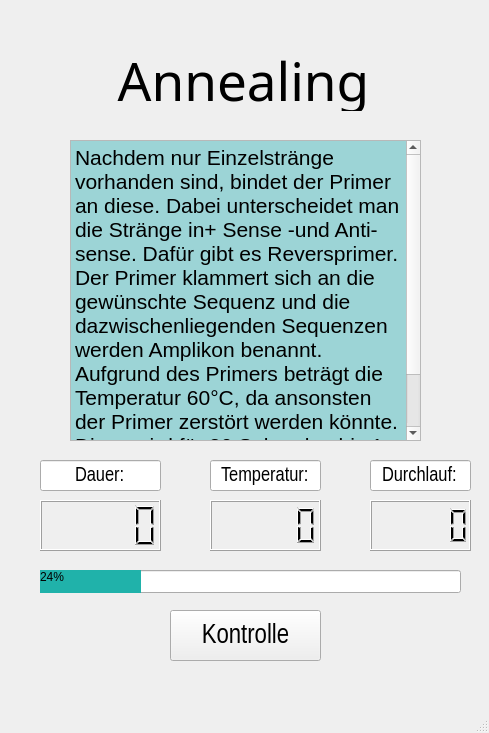
<?xml version="1.0" encoding="UTF-8"?>
<ui version="4.0">
 <class>AblaufWindowAneal</class>
 <widget class="QMainWindow" name="AblaufWindowAneal">
  <property name="geometry">
   <rect>
    <x>0</x>
    <y>0</y>
    <width>489</width>
    <height>733</height>
   </rect>
  </property>
  <property name="windowTitle">
   <string>Annealing</string>
  </property>
  <widget class="QWidget" name="centralwidget">
   <widget class="QTextEdit" name="textEdit">
    <property name="geometry">
     <rect>
      <x>70</x>
      <y>140</y>
      <width>351</width>
      <height>301</height>
     </rect>
    </property>
    <property name="readOnly">
     <bool>true</bool>
    </property>
    <property name="html">
     <string>&lt;!DOCTYPE HTML PUBLIC &quot;-//W3C//DTD HTML 4.0//EN&quot; &quot;http://www.w3.org/TR/REC-html40/strict.dtd&quot;&gt;
&lt;html&gt;&lt;head&gt;&lt;meta name=&quot;qrichtext&quot; content=&quot;1&quot; /&gt;&lt;meta charset=&quot;utf-8&quot; /&gt;&lt;style type=&quot;text/css&quot;&gt;
p, li { white-space: pre-wrap; }
hr { height: 1px; border-width: 0; }
li.unchecked::marker { content: &quot;\2610&quot;; }
li.checked::marker { content: &quot;\2612&quot;; }
&lt;/style&gt;&lt;/head&gt;&lt;body style=&quot; font-family:'Segoe UI'; font-size:9pt; font-weight:400; font-style:normal;&quot; bgcolor=&quot;#9cd4d6&quot;&gt;
&lt;p style=&quot; margin-top:12px; margin-bottom:12px; margin-left:0px; margin-right:0px; -qt-block-indent:0; text-indent:0px;&quot;&gt;&lt;span style=&quot; font-family:'Arial Narrow','sans-serif'; font-size:16pt;&quot;&gt;Nachdem nur Einzelstränge vorhanden sind, bindet der Primer an diese. Dabei unterscheidet man die Stränge in+ Sense -und Anti-sense. Dafür gibt es Reversprimer. Der Primer klammert sich an die gewünschte Sequenz und die dazwischenliegenden Sequenzen werden Amplikon benannt. Aufgrund des Primers beträgt die Temperatur 60°C, da ansonsten der Primer zerstört werden könnte. Diese wird für 30 Sekunden bis 1 Minute gehalten. Ein Strang hat ein 3‘ und ein 5‘ Anfang. &lt;/span&gt;&lt;/p&gt;&lt;/body&gt;&lt;/html&gt;</string>
    </property>
   </widget>
   <widget class="QLabel" name="label">
    <property name="geometry">
     <rect>
      <x>-2</x>
      <y>50</y>
      <width>491</width>
      <height>61</height>
     </rect>
    </property>
    <property name="font">
     <font>
      <family>Tw Cen MT</family>
      <pointsize>40</pointsize>
      <bold>false</bold>
     </font>
    </property>
    <property name="text">
     <string>Annealing</string>
    </property>
    <property name="alignment">
     <set>Qt::AlignCenter</set>
    </property>
   </widget>
   <widget class="QPushButton" name="btn_Kontrolle">
    <property name="geometry">
     <rect>
      <x>170</x>
      <y>610</y>
      <width>151</width>
      <height>51</height>
     </rect>
    </property>
    <property name="font">
     <font>
      <family>Arial Narrow</family>
      <pointsize>20</pointsize>
     </font>
    </property>
    <property name="text">
     <string>Kontrolle</string>
    </property>
   </widget>
   <widget class="QLCDNumber" name="DL_zaehler">
    <property name="geometry">
     <rect>
      <x>370</x>
      <y>500</y>
      <width>101</width>
      <height>51</height>
     </rect>
    </property>
   </widget>
   <widget class="QLineEdit" name="DL_line">
    <property name="geometry">
     <rect>
      <x>370</x>
      <y>460</y>
      <width>101</width>
      <height>31</height>
     </rect>
    </property>
    <property name="font">
     <font>
      <family>Arial Narrow</family>
      <pointsize>15</pointsize>
     </font>
    </property>
    <property name="text">
     <string>Durchlauf:</string>
    </property>
    <property name="alignment">
     <set>Qt::AlignCenter</set>
    </property>
    <property name="readOnly">
     <bool>true</bool>
    </property>
   </widget>
   <widget class="QLCDNumber" name="Timer_zaehler">
    <property name="geometry">
     <rect>
      <x>40</x>
      <y>500</y>
      <width>121</width>
      <height>51</height>
     </rect>
    </property>
   </widget>
   <widget class="QLineEdit" name="Dauer_line">
    <property name="geometry">
     <rect>
      <x>40</x>
      <y>460</y>
      <width>121</width>
      <height>31</height>
     </rect>
    </property>
    <property name="font">
     <font>
      <family>Arial Narrow</family>
      <pointsize>15</pointsize>
     </font>
    </property>
    <property name="text">
     <string>Dauer:</string>
    </property>
    <property name="alignment">
     <set>Qt::AlignCenter</set>
    </property>
    <property name="readOnly">
     <bool>true</bool>
    </property>
   </widget>
   <widget class="QLCDNumber" name="temp_sensA">
    <property name="geometry">
     <rect>
      <x>210</x>
      <y>500</y>
      <width>111</width>
      <height>51</height>
     </rect>
    </property>
   </widget>
   <widget class="QLineEdit" name="Temp_line">
    <property name="geometry">
     <rect>
      <x>210</x>
      <y>460</y>
      <width>111</width>
      <height>31</height>
     </rect>
    </property>
    <property name="font">
     <font>
      <family>Arial Narrow</family>
      <pointsize>15</pointsize>
     </font>
    </property>
    <property name="text">
     <string>Temperatur:</string>
    </property>
    <property name="alignment">
     <set>Qt::AlignCenter</set>
    </property>
    <property name="readOnly">
     <bool>true</bool>
    </property>
   </widget>
   <widget class="QProgressBar" name="progressBar_aneal">
    <property name="geometry">
     <rect>
      <x>40</x>
      <y>570</y>
      <width>421</width>
      <height>23</height>
     </rect>
    </property>
    <property name="toolTip">
     <string>&lt;html&gt;&lt;head/&gt;&lt;body&gt;&lt;p&gt;&lt;br/&gt;&lt;/p&gt;&lt;/body&gt;&lt;/html&gt;</string>
    </property>
    <property name="styleSheet">
     <string notr="true">QProgressBar::chunk{
	background-color: #20B2AA
}</string>
    </property>
    <property name="value">
     <number>24</number>
    </property>
   </widget>
  </widget>
  <widget class="QMenuBar" name="menubar">
   <property name="geometry">
    <rect>
     <x>0</x>
     <y>0</y>
     <width>489</width>
     <height>22</height>
    </rect>
   </property>
  </widget>
  <widget class="QStatusBar" name="statusbar"/>
 </widget>
 <resources/>
 <connections/>
</ui>
